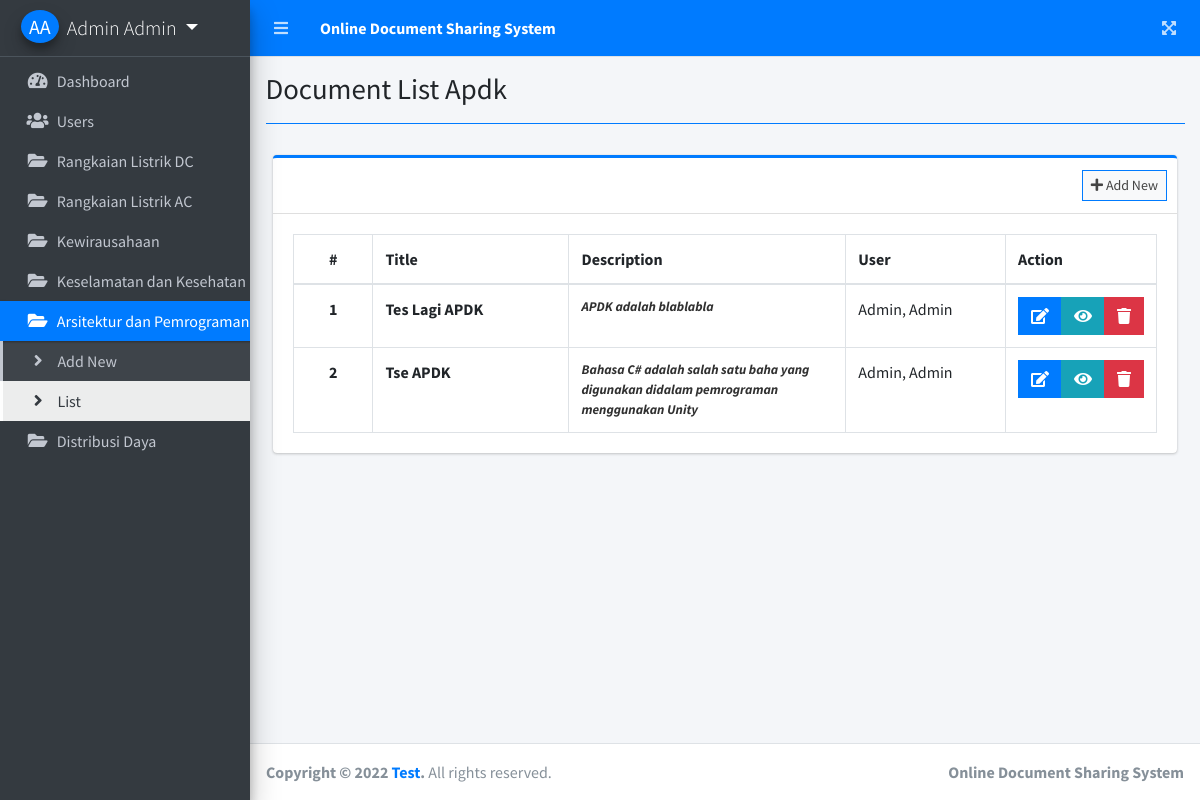
/index.php?page=document_list_apdk (signed in), run on an earlier commit of the app's database.
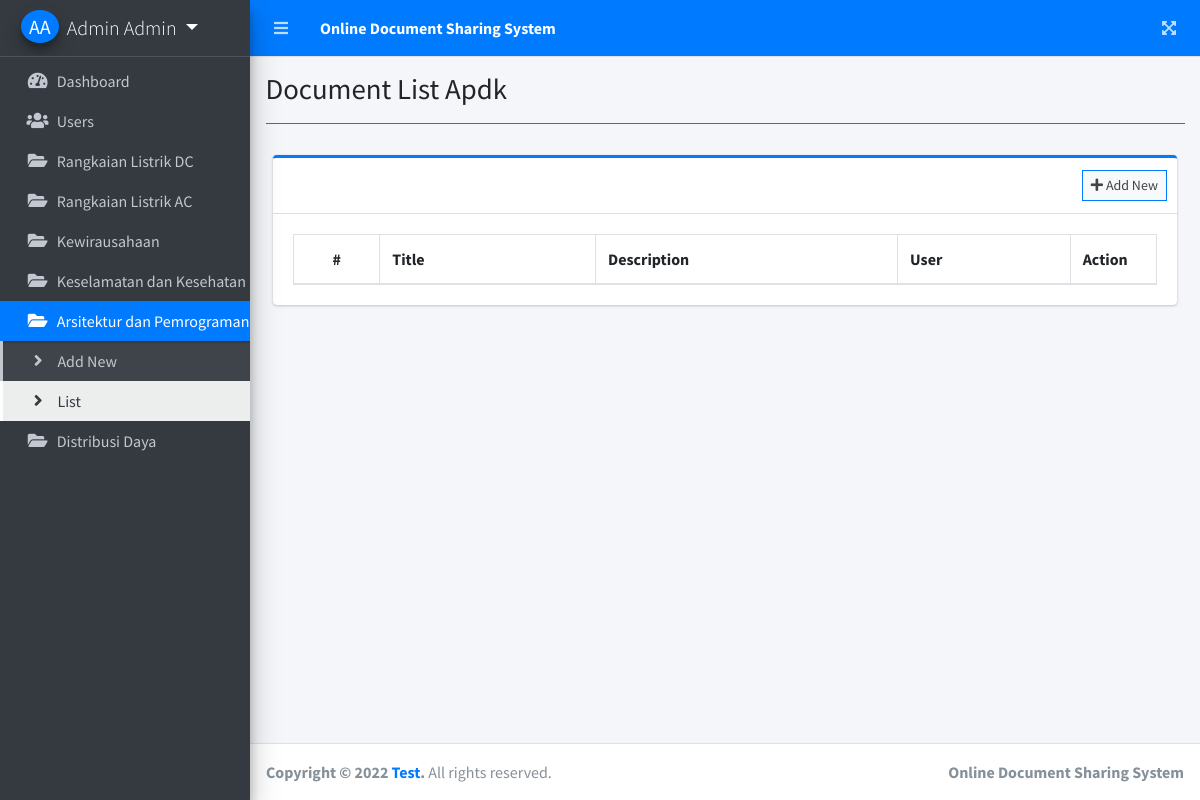
And on a later commit of the database.
### tables this page shows
CREATE TABLE `apdk` (
  `id` int(11) NOT NULL,
  `title` varchar(200) NOT NULL,
  `description` text NOT NULL,
  `file_json` text NOT NULL,
  `user_id` int(30) NOT NULL,
  `date_created` datetime NOT NULL DEFAULT current_timestamp()
);

### document_list_apdk.php (the view, shortened to what the changed rows need)
<?php include'db_connect.php' ?>
<div class="col-lg-12">
	<div class="card card-outline card-primary">
		<div class="card-body">
			<table class="table tabe-hover table-bordered" id="list">
			     <?php if($_SESSION['login_type'] == 1 ): ?>
				<colgroup>
				</colgroup>
			    <?php endif; ?>
				<thead>
					<tr>
						<th class="text-center">#</th>
						<th>Title</th>
						<th>Description</th>
					     <?php if($_SESSION['login_type'] == 1 ): ?>
						<th>User</th>
					    <?php endif; ?>
						<th>Action</th>
					</tr>
				</thead>
				<tbody>
					<?php
					$i = 1;
					$where = '';
					if($_SESSION['login_type'] == 1 ):
					$user = $conn->query("SELECT * FROM users where id in (SELECT user_id FROM apdk) ");
					while($row = $user->fetch_assoc()){
						$uname[$row['id']] = ucwords($row['lastname'].', '.$row['firstname'].' '.$row['middlename']);
					}
					else:
						$where = " where user_id = '{$_SESSION['login_id']}' ";
					endif;
					$qry = $conn->query("SELECT * FROM apdk $where order by unix_timestamp(date_created) desc ");
					while($row= $qry->fetch_assoc()):
						$trans = get_html_translation_table(HTML_ENTITIES,ENT_QUOTES);
						unset($trans["\""], $trans["<"], $trans[">"], $trans["<h2"]);
						$desc = strtr(html_entity_decode($row['description']),$trans);
						$desc=str_replace(array("<li>","</li>"), array("",", "), $desc);
					?>
					<tr>
						<th class="text-center"><?php echo $i++ ?></th>
						<td><b><?php echo ucwords($row['title']) ?></b></td>
						<td><b class="truncate"><?php echo strip_tags($desc) ?></b></td>
						  <?php if($_SESSION['login_type'] == 1 ): ?>
						<td><?php echo isset($uname[$row['user_id']]) ? $uname[$row['user_id']] : "Deleted User" ?></td>
					    <?php endif; ?>
						<td class="text-center">
		                    <div class="btn-group">
		                        <a href="./index.php?page=edit_document_apdk&id=<?php echo $row['id'] ?>" class="btn btn-primary btn-flat">
		                          <i class="fas fa-edit"></i>
		                        </a>
		                        <a  href="./index.php?page=view_document_apdk&id=<?php echo md5($row['id']) ?>" class="btn btn-info btn-flat">
		                          <i class="fas fa-eye"></i>
		                        </a>
		                        <button type="button" class="btn btn-danger btn-flat delete_file_apdk" data-id="<?php echo $row['id'] ?>">
		                          <i class="fas fa-trash"></i>
		                        </button>
	                      </div>
						</td>
					</tr>
				<?php endwhile; ?>
				</tbody>
			</table>
		</div>
	</div>
</div>

### sidebar.php (shortened to what the changed rows need)
<aside class="main-sidebar sidebar-dark-primary elevation-4">
    <div class="dropdown">
   	<a href="javascript:void(0)" class="brand-link dropdown-toggle" data-toggle="dropdown" aria-expanded="true">
        <?php if(empty($_SESSION['login_avatar'])): ?>
        <span class="brand-image img-circle elevation-3 d-flex justify-content-center align-items-center bg-primary text-white font-weight-500" style="width: 38px;height:50px"><?php echo strtoupper(substr($_SESSION['login_firstname'], 0,1).substr($_SESSION['login_lastname'], 0,1)) ?></span>
        <?php else: ?>
          <span class="image">
            <img src="assets/uploads/<?php echo $_SESSION['login_avatar'] ?>" style="width: 38px;height:38px" class="img-circle elevation-2" alt="User Image">
          </span>
        <?php endif; ?>
        <span class="brand-text font-weight-light"><?php echo ucwords($_SESSION['login_firstname'].' '.$_SESSION['login_lastname']) ?></span>
      </a>
    </div>
  </aside>

What changed in the data, as far as the page shows it:
removed apdk: title "Tes Lagi APDK", description "APDK adalah blablabla", user "Admin, Admin"
removed apdk: title "Tse APDK", description "Bahasa C# adalah salah satu baha yang digunakan didalam pemrograman menggunakan Unity", user "Admin, Admin"
